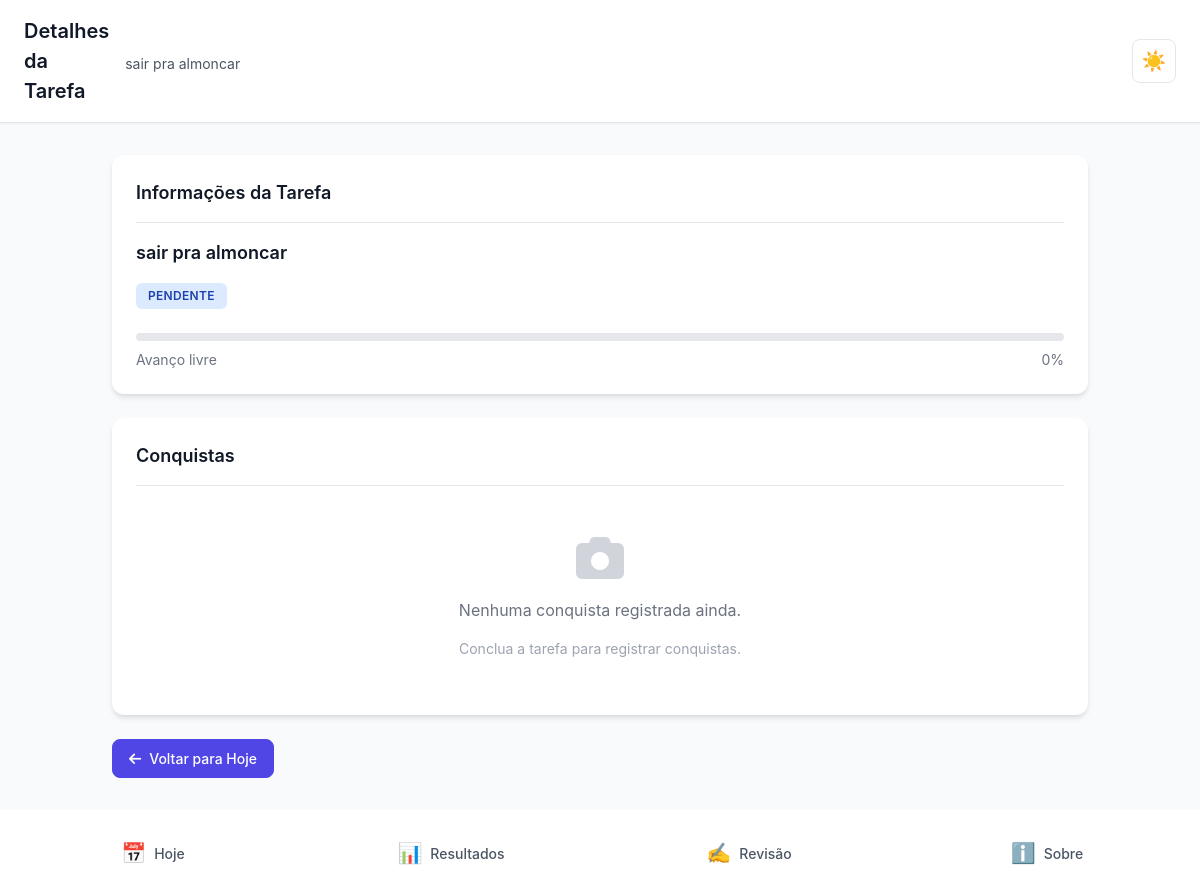
The page /tarefa/2/detalhes/ (signed in) on the database as committed earlier.
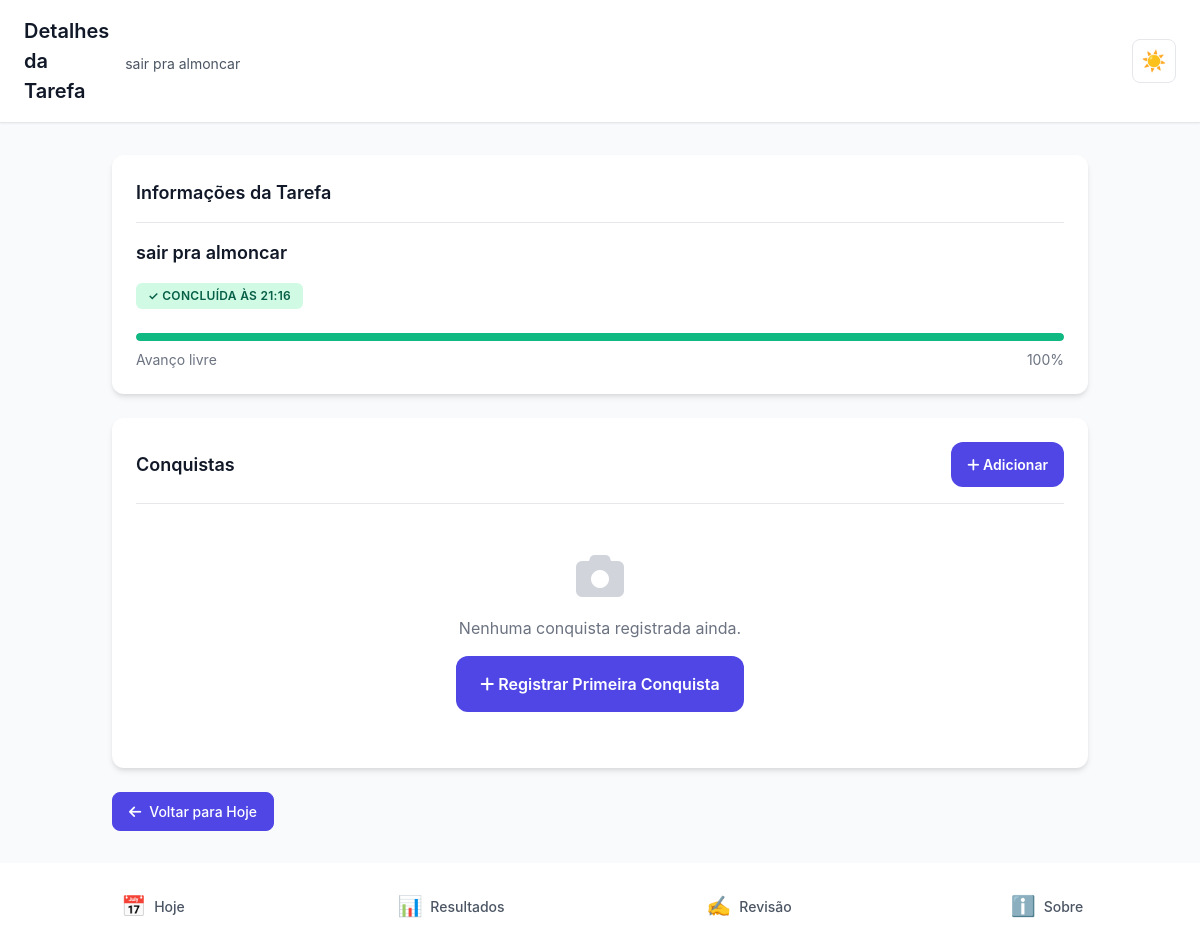
The same page on the database as committed later.
### core/models.py (models this page shows, shortened)
class Task(models.Model):
    STATUS_CHOICES = [
        ('pendente', 'Pendente'),
        ('concluida', 'Concluída'),
    ]
    day_plan = models.ForeignKey(
        DayPlan,
        on_delete=models.CASCADE,
        related_name='tasks',
        verbose_name='Plano do Dia'
    )
    titulo = models.CharField(
        max_length=200,
        verbose_name='Título',
        help_text='Título curto e claro da tarefa'
    )
    descricao = models.TextField(
        blank=True,
        null=True,
        verbose_name='Descrição',
        help_text='Descrição opcional da tarefa'
    )
    ordem = models.IntegerField(
        validators=[MinValueValidator(1), MaxValueValidator(3)],
        verbose_name='Ordem',
        help_text='Ordem da tarefa (1, 2 ou 3)'
    )
    status = models.CharField(
        max_length=10,
        choices=STATUS_CHOICES,
        default='pendente',
        verbose_name='Status'
    )
    concluida_em = models.DateTimeField(
        blank=True,
        null=True,
        verbose_name='Concluída em'
    )
    total_steps = models.IntegerField(
        blank=True,
        null=True,
        validators=[MinValueValidator(1)],
        verbose_name='Total de Etapas',
        help_text='Quantidade total de etapas definidas (deixe vazio para modo flexível)'
    )
    completed_steps = models.IntegerField(
        default=0,
        validators=[MinValueValidator(0)],
        verbose_name='Etapas Concluídas',
        help_text='Quantidade de etapas concluídas (para tarefas com total_steps definido)'
    )
    pseudo_steps_done = models.IntegerField(
        default=0,
        validators=[MinValueValidator(0)],
        verbose_name='Passos Avançados',
        help_text='Contador de cliques em "Avançar etapa" (para tarefas sem total_steps)'
    )
    progress_percent = models.IntegerField(
        default=0,
        validators=[MinValueValidator(0), MaxValueValidator(100)],
        verbose_name='Progresso (%)',
        help_text='Progresso atual da tarefa em percentual (0-100)'
    )
    criado_em = models.DateTimeField(
        auto_now_add=True,
        verbose_name='Criado em'
    )
    atualizado_em = models.DateTimeField(
        auto_now=True,
        verbose_name='Atualizado em'
    )
    class Meta:
        verbose_name = 'Tarefa'
        verbose_name_plural = 'Tarefas'
        ordering = ['ordem']
        unique_together = [['day_plan', 'ordem']]

### core/views.py (the view)
# urls.py: path('tarefa/<int:task_id>/detalhes/', views.detalhes_tarefa, name='detalhes_tarefa'),
@login_required
def detalhes_tarefa(request, task_id):
    task = get_object_or_404(Task, id=task_id, day_plan__usuario=request.user)
    moments = task.moments.all()
    context = {
        'task': task,
        'day_plan': task.day_plan,
        'moments': moments,
    }
    return render(request, 'core/detalhes_tarefa.html', context)

### core/context_processors.py (called while the page is built)
def pwa_settings(request):
    return {
        "PWA_SETTINGS": {
            "enabled": getattr(settings, "PWA_ENABLED", False),
            "theme_color": getattr(settings, "PWA_THEME_COLOR", "#0f172a"),
            "background_color": getattr(
                settings, "PWA_BACKGROUND_COLOR", "#0f172a"
            ),
            "start_url": getattr(settings, "PWA_START_URL", "/?source=pwa"),
            "scope": getattr(settings, "PWA_SCOPE", "/"),
            "install_hint": "Compartilhar → Adicionar à Tela de Início",
            "push_public_key": getattr(settings, "PWA_PUSH_PUBLIC_KEY", ""),
        }
    }

### core/templates/core/detalhes_tarefa.html (shortened to what the changed rows need)
{% extends 'core/base.html' %}
{% load static %}
{% block header_title %}Detalhes da Tarefa{% endblock %}
{% block header_subtitle %}
    <div class="header-subtitle">{{ task.titulo }}</div>
{% endblock %}
{% block content %}
    <div class="card fade-in">
        <div class="card-header">
            <h2 class="card-title">Informações da Tarefa</h2>
        </div>
        <div class="card-body">
            <div style="margin-bottom: 1rem;">
                <h3 style="font-size: 1.125rem; font-weight: 600; color: #111827; margin-bottom: 0.5rem;">
                    {{ task.titulo }}
                </h3>
            </div>
            <div style="display: flex; flex-direction: column; gap: 0.75rem;">
                <div>
                    <span class="badge {% if task.status == 'concluida' %}badge-success{% else %}badge-info{% endif %}">
                        {% if task.status == 'concluida' %}
                            ✓ Concluída
                            {% if task.concluida_em %}
                                às {{ task.concluida_em|date:"H:i" }}
                            {% endif %}
                        {% else %}
                            Pendente
                        {% endif %}
                    </span>
                </div>
                <div>
                    <div class="progress-bar-container" style="margin-bottom: 0.5rem;">
                        <div class="progress-bar {% if task.progress_percent == 100 %}success{% elif task.progress_percent > 0 %}warning{% endif %}"
                             style="width: {{ task.progress_percent }}%"></div>
                    </div>
                    <div style="display: flex; justify-content: space-between; align-items: center; font-size: 0.875rem; color: #6B7280;">
                        <span>
                            {% if task.total_steps and task.total_steps > 0 %}
                                Etapas: {{ task.completed_steps }}/{{ task.total_steps }}
                            {% else %}
                                Avanço livre
                            {% endif %}
                        </span>
                        <span>{{ task.progress_percent }}%</span>
                    </div>
                </div>
            </div>
        </div>
    </div>
    <div class="card fade-in">
        <div class="card-header" style="display: flex; justify-content: space-between; align-items: center;">
            <h2 class="card-title">Conquistas</h2>
            {% if task.status == 'concluida' %}
                <a href="{% url 'core:registrar_conquista' task.id %}" class="btn btn-primary btn-sm">
                    <i class="fas fa-plus"></i>
                    Adicionar
                </a>
            {% endif %}
        </div>
        <div class="card-body" style="padding-top: 0;">
            {% if moments %}
                <div style="display: grid; grid-template-columns: repeat(auto-fill, minmax(150px, 1fr)); gap: 1rem; margin-top: 1rem;">
                    {% for moment in moments %}
                        <div class="moment-card" style="position: relative; cursor: pointer;" onclick="openMomentModal('{{ moment.image.url }}', '{{ moment.caption|default:""|escapejs }}', '{{ moment.created_at|date:"d/m/Y H:i" }}')">
                            <img src="{{ moment.image.url }}"
                                 alt="{% if moment.caption %}{{ moment.caption }}{% else %}Conquista{% endif %}"
                                 style="width: 100%; height: 150px; object-fit: cover; border-radius: 8px; border: 2px solid #E5E7EB;">
                            {% if moment.caption %}
                                <div style="position: absolute; bottom: 0; left: 0; right: 0; background: linear-gradient(to top, rgba(0,0,0,0.7), transparent); padding: 0.5rem; border-radius: 0 0 8px 8px;">
                                    <p style="color: white; font-size: 0.75rem; margin: 0; text-overflow: ellipsis; overflow: hidden; white-space: nowrap;">
                                        {{ moment.caption }}
                                    </p>
                                </div>
                            {% endif %}
                            <div style="position: absolute; top: 0.25rem; right: 0.25rem; background: rgba(0,0,0,0.5); color: white; padding: 0.25rem 0.5rem; border-radius: 4px; font-size: 0.625rem;">
                                <i class="fas fa-camera"></i>
                            </div>
                        </div>
                    {% endfor %}
                </div>
            {% else %}
                <div style="text-align: center; padding: 2rem 0;">
                    <i class="fas fa-camera" style="font-size: 3rem; color: #D1D5DB; margin-bottom: 1rem;"></i>
                    <p style="color: #6B7280; margin-bottom: 1rem;">
                        Nenhuma conquista registrada ainda.
                    </p>
                    {% if task.status == 'concluida' %}
                        <a href="{% url 'core:registrar_conquista' task.id %}" class="btn btn-primary">
                            <i class="fas fa-plus"></i>
                            Registrar Primeira Conquista
                        </a>
                    {% else %}
                        <p style="font-size: 0.875rem; color: #9CA3AF;">
                            Conclua a tarefa para registrar conquistas.
                        </p>
                    {% endif %}
                </div>
            {% endif %}
        </div>
    </div>
{% endblock %}

Rows that differ between the two databases and show on the page:
changed Task "sair pra almoncar": status "pendente" → "concluida" (drawn); concluida_em (not shown) → "21:16"; progress_percent "0" → "100"
Other text that changed with them:
text no longer shown: "PENDENTE Conclua a tarefa para registrar conquistas."
text now shown: "✓ CONCLUÍDA ÀS Adicionar Registrar Primeira Conquista"
